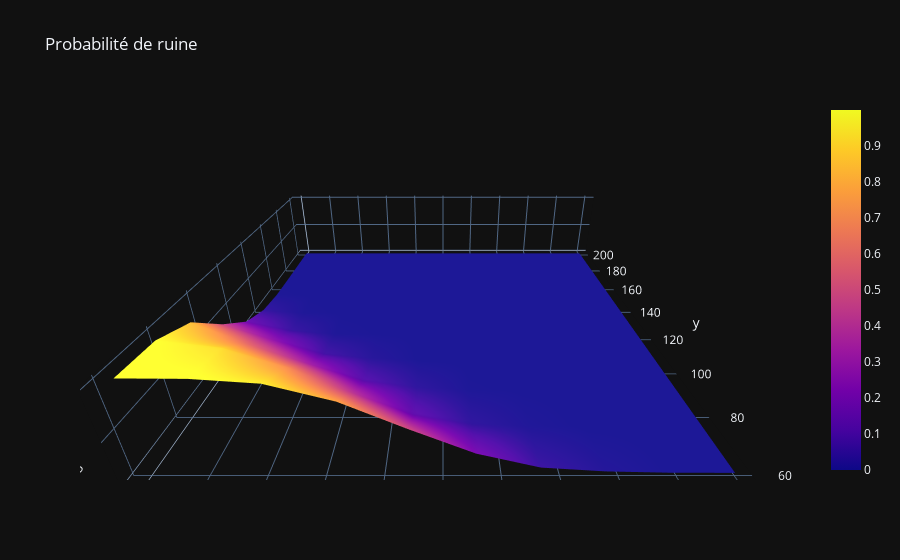

The cell this chart's notebook holds for it:
### Code cell
def surfaceA(model=Modele_A()):
    print("——Processus en cours...——")
    x = np.linspace(60, 200, 10)
    y = np.linspace(0, 1, 10)
    z = []
    for i in range(10):
        aux = []
        model.settings.parameters["c"] = y[i]
        for j in range(10):
            model.settings.parameters["u"] = x[j]
            model.reset()
            aux.append(model.run())
        print(" — " +str((i+1)*10) + "% — ")
        z.append(aux)
    fig = go.Figure(go.Surface(
        contours = {
            "x": {"show": True, "start": 1.5, "end": 2, "size": 0.04, "color":"white"},
            "y": {"show": True, "start": 0.5, "end": 0.8, "size": 0.05}
        },
        x = y,
        y = x,
        z = z
    )
                   )
    fig.update_layout(
            scene = {
                "xaxis": {"nticks": 20},
                "zaxis": {"nticks": 4},
                'camera_eye': {"x": 0, "y": -1, "z": 0.5},
                "aspectratio": {"x": 1, "y": 1, "z": 0.2}
            },
        template="plotly_dark",
        title=dict(text='Probabilité de ruine')
    )
    print("——Fin du processus.——")
    fig.show()
surfaceA()

### Figure 1 — Plotly figure (JSON) as saved in the notebook; plotly's stock layout.template omitted (floating-point values rounded to 4 significant figures)
{"data": [{"contours": {"x": {"color": "white", "end": 2, "show": true, "size": 0.04, "start": 1.5}, "y": {"end": 0.8, "show": true, "size": 0.05, "start": 0.5}}, "type": "surface", "x": [0.0, 0.1111, 0.2222, 0.3333, 0.4444, 0.5556, 0.6667, 0.7778, 0.8889, 1.0], "y": [60.0, 75.56, 91.11, 106.7, 122.2, 137.8, 153.3, 168.9, 184.4, 200.0], "z": [[0.999, 0.995, 0.949, 0.775, 0.49, 0.223, 0.062, 0.017, 0.001, 0], [0.98, 0.903, 0.694, 0.411, 0.152, 0.04, 0.009, 0, 0, 0], [0.836, 0.57, 0.337, 0.123, 0.038, 0.004, 0.001, 0, 0, 0], [0.481, 0.273, 0.079, 0.023, 0, 0, 0, 0, 0, 0], [0.189, 0.06, 0.007, 0.002, 0, 0, 0, 0, 0, 0], [0.049, 0.006, 0.001, 0, 0, 0, 0, 0, 0, 0], [0.005, 0.001, 0, 0, 0, 0, 0, 0, 0, 0], [0, 0, 0, 0, 0, 0, 0, 0, 0, 0], [0, 0, 0, 0, 0, 0, 0, 0, 0, 0], [0, 0, 0, 0, 0, 0, 0, 0, 0, 0]]}], "layout": {"scene": {"aspectratio": {"x": 1, "y": 1, "z": 0.2}, "camera": {"eye": {"x": 0, "y": -1, "z": 0.5}}, "xaxis": {"nticks": 20}, "zaxis": {"nticks": 4}}, "title": {"text": "Probabilité de ruine"}}}
